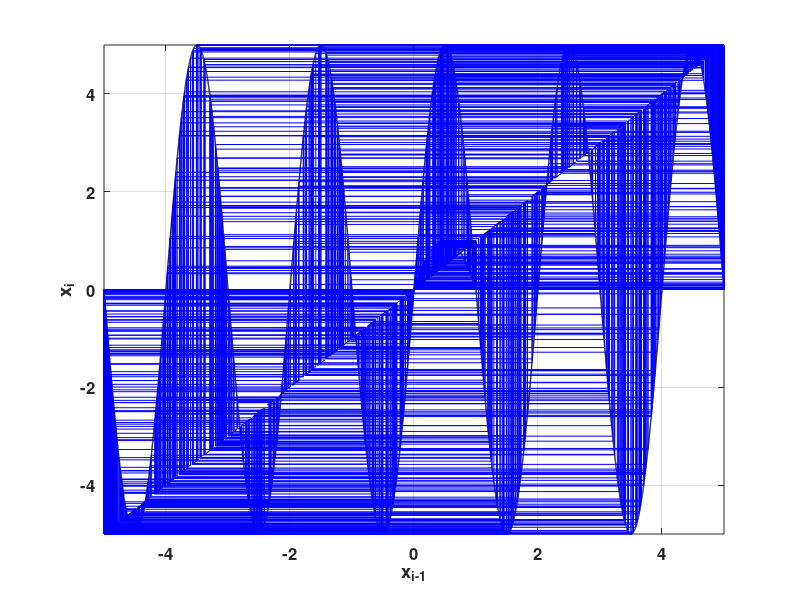

Write MATLAB code to recreate this figure.
% The following code computes the cobweb diagram of several types of maps
% the code is edited so tha the diagrams can look their best way, so that
% you can use them in research papers

%Be careful on how you define the function plot, the domain of
%interest, and the axes limits.

% The code can be easily adapted for any chaotic map

% you can run each part of the code using ctrl+Enter, or by choosing 'run
% section' from the menu


%% Logistic map
clear
x(1)=0.1;
k=4;

%plot the map's function
interval=0:0.001:1;
func=k.*interval.*(1-interval);
plot(interval,func,'k','LineWidth',1)
hold on

%now plot the cobweb plot
plot([0,1],[0,1],'k--')

plot([x(1),x(1)],[0,x(1)],'b-');

%in each iteration, we plot the transition between consecutive values
%the more iterations you plot, the denser the graph will be come.
% I suggest limit this to 10^2 or 10^3
for i=2:10^2
    x(i)=k*x(i-1)*(1-x(i-1));
    plot([x(i-1),x(i-1)],[x(i-1),x(i)],'b-');
    hold on
     plot([x(i-1),x(i)],[x(i),x(i)],'b-');
    hold on
end

axis([0,1,0,1])
xlabel('x_{i-1}')
ylabel('x_{i}')
grid on
set(gca,'fontsize',12)
set(gca,'fontweight','bold')

%% Sine map
clear
x(1)=0.1;
k=5;

%the sine map has a mapping interval of [-k,k]
% so we plot the graph of the function accordingly
interval=-k:0.001:k;
func=k.*sin(pi*interval);
plot(interval,func,'k','LineWidth',1)
hold on
plot([-k,k],[-k,k],'k--')

plot([x(1),x(1)],[0,x(1)],'b-');
for i=2:10^3
    x(i)=k*sin(pi*x(i-1));
    plot([x(i-1),x(i-1)],[x(i-1),x(i)],'b-');
    hold on
     plot([x(i-1),x(i)],[x(i),x(i)],'b-');
    hold on
end

axis([-k,k,-k,k])
xlabel('x_{i-1}')
ylabel('x_{i}')
grid on
set(gca,'fontsize',12)
set(gca,'fontweight','bold')
